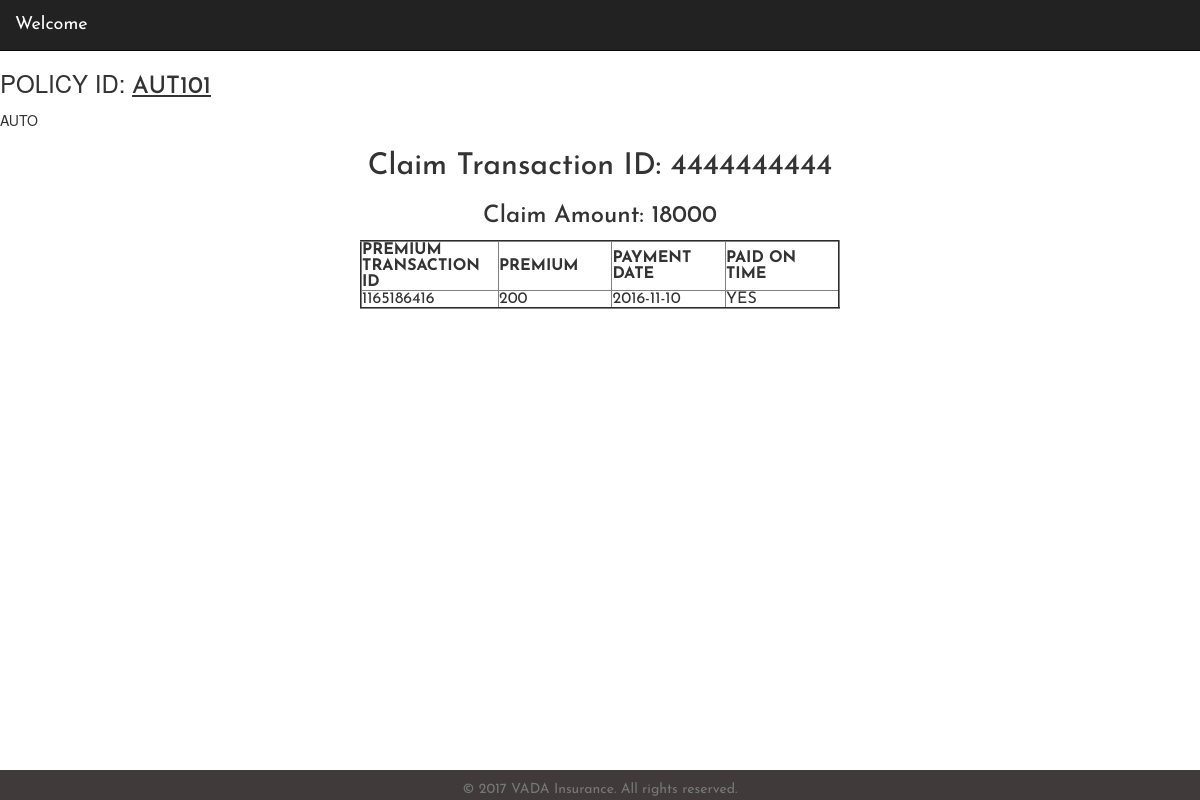
The app's page /view_claim_auto_prop.php?ids=AUT101&query5_1s=AUTO (signed in) with its own data.
### tables this page shows
CREATE TABLE IF NOT EXISTS `policy` (
  `POLICY_ID` varchar(6) NOT NULL,
  `POLICY_NAME` varchar(15) NOT NULL,
  `PREMIUM` int(8) NOT NULL,
  `LIABILITY_AMOUNT` int(8) NOT NULL,
  `COVERAGE_PERIOD` int(3) NOT NULL,
  `ASSET_COST_RANGE` int(3) NOT NULL
);

CREATE TABLE IF NOT EXISTS `claim_policy_id` (
  `CLAIM_TR_ID` varchar(10) NOT NULL,
  `POLICY_ID` varchar(6) NOT NULL,
  `CUSTOMER_ID` int(4) NOT NULL,
  `POLICY_NAME` varchar(15) NOT NULL
);

CREATE TABLE IF NOT EXISTS `claim` (
  `CLAIM_TR_ID` varchar(10) NOT NULL,
  `AMOUNT_OF_CLAIM` text NOT NULL,
  `CLAIM_STATUS` varchar(15) NOT NULL,
  `DATE_OF_CLAIM` date NOT NULL
);

CREATE TABLE IF NOT EXISTS `premium_tr_policy` (
  `PREMIUM_TR_ID` varchar(10) NOT NULL,
  `POLICY_ID` varchar(6) NOT NULL,
  `POLICY_NAME` text NOT NULL,
  `CUSTOMER_ID` varchar(6) NOT NULL
);

CREATE TABLE IF NOT EXISTS `premium` (
  `PREMIUM_TR_ID` varchar(10) NOT NULL,
  `PAYMENT_DATE` date NOT NULL,
  `DUE_DATE` date NOT NULL
);

CREATE TABLE IF NOT EXISTS `premium_paid` (
  `PREMIUM_TR_ID` varchar(10) NOT NULL,
  `PAID_ON_TIME` text NOT NULL
);

### src/clone_cust_session.php (called while the page is built, shortened)
<?php
if(!isset($_SESSION['cid']))
{
	echo "Not a session";
}
else
{
	$temp_cid = (int)$_SESSION['cid'];
}
?>

### src/view_claim_auto_prop.php (the view, shortened to what this page needs)
<html>
<head> <meta name="viewport" content="width=device-width, initial-scale=1, shrink-to-fit=no">
</head>
<body>
<nav class="navbar navbar-inverse navbar-fixed-top">
<div class="container-fluid">
  <div class="navbar-header">
	<a class="navbar-brand" href="#">Welcome</a>
  </div>
</nav>
<div style="height: 50px"></div>
<h3>POLICY ID:
<?php
$a=$_REQUEST['ids'];
echo "<u>$a</u>";
?> </h3>
<?php
include("clone_cust_session.php");
$url=parse_url(getenv("CLEARDB_DATABASE_URL"));    $server = $url["host"];   $username = $url["user"];   $password1 = $url["pass"];   $db = substr($url["path"],1);   $con= mysqli_connect($server, $username, $password1) or die("Problem with connection...");
mysqli_select_db($con,$db) or die(mysqli_error($con));
echo "<table width=\"40%\" align=center border=2>";
echo "<tr><th width=\"20%\" align= center \">PREMIUM TRANSACTION ID</th>
<th width=\"20%\" align= center \">PREMIUM</th>
<th width=\"20%\" align= center \">PAYMENT DATE</th>
<th width=\"20%\" align= center \">PAID ON TIME</th></tr>";
$pname1 = mysqli_fetch_assoc(mysqli_query($con, "SELECT POLICY_NAME FROM POLICY WHERE POLICY_ID='$a'"))['POLICY_NAME'];
$query2 = mysqli_query($con, "SELECT PREMIUM_TR_ID FROM PREMIUM_TR_POLICY WHERE POLICY_ID='$a' AND POLICY_NAME='$pname1'");
$query3 = mysqli_fetch_assoc(mysqli_query($con, "SELECT CLAIM_TR_ID FROM CLAIM_POLICY_ID WHERE POLICY_ID='$a' AND POLICY_NAME='$pname1' AND CUSTOMER_ID=$temp_cid"))['CLAIM_TR_ID'];
$query4 = mysqli_fetch_assoc(mysqli_query($con, "SELECT AMOUNT_OF_CLAIM FROM CLAIM WHERE CLAIM_TR_ID=$query3"))['AMOUNT_OF_CLAIM'];
echo "<h2><center> Claim Transaction ID: $query3 </center></h2>";
echo "<h3><center> Claim Amount: $query4 </center></h3>";
while($row2=mysqli_fetch_assoc($query2))
{
$tr=$row2['PREMIUM_TR_ID'];
$b=$_REQUEST['query5_1s'];
$query2_1 = mysqli_fetch_assoc(mysqli_query($con, "SELECT PREMIUM FROM POLICY WHERE POLICY_ID='$a' AND POLICY_NAME='$b'"))['PREMIUM'];
$query2_2 = mysqli_fetch_assoc(mysqli_query($con, "SELECT PAYMENT_DATE FROM PREMIUM WHERE PREMIUM_TR_ID=$tr"))['PAYMENT_DATE'];
$query2_3 = mysqli_fetch_assoc(mysqli_query($con, "SELECT PAID_ON_TIME FROM PREMIUM_PAID WHERE PREMIUM_TR_ID=$tr"))['PAID_ON_TIME'];
echo "<tr><td>$tr</td><td>$query2_1</td><td>$query2_2</td><td>$query2_3</td></tr>";
}
?>
</table>
<?php      include('footer.php');     ?>
</body>
</html>

### src/view_claim_auto_prop.php (style rules this page uses)
* { font-family: 'Josefin Sans', sans-serif; }
body { background-color:#FFFFCC; }

### records on screen
policy: POLICY_NAME.CLAIM_TR_ID "4444444444", POLICY_NAME.AMOUNT_OF_CLAIM "18000"
premium_tr_policy: PREMIUM_TR_ID "1165186416", POLICY_ID.PREMIUM "200", PREMIUM_TR_ID.PAYMENT_DATE "2016-11-10", PREMIUM_TR_ID.PAID_ON_TIME "YES"

### other values on screen
$a "AUT101"
